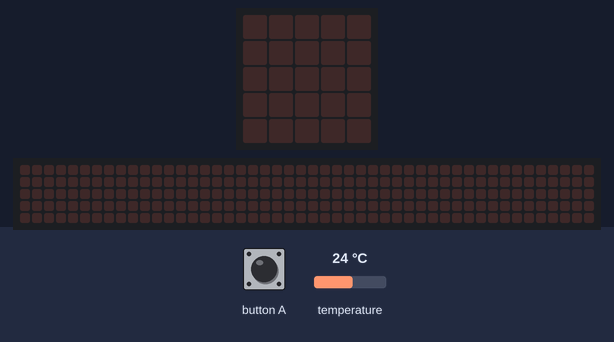
This program was run on a simulated BBC micro:bit (MakeCode). Shown: the board's 5×5 LED display, a strip that is not on the board, showing the scrolling text unrolled. Inputs (shaded band) come from the test bench; at power-on: temperature 24 °C. The 48×5 strip is a reading aid, not a part: it shows the text the display is scrolling, unrolled, one strip-width of it at a time.

Above: at 1.2 s.
1.3 s: button A pressed for 0.15 s
At 4.01 s:
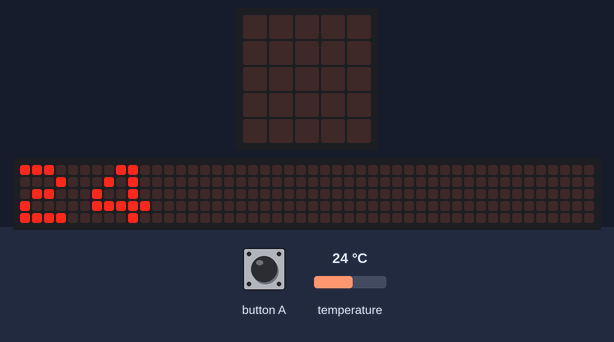
4.3 s: temperature set to 10.4 °C
At 5.5 s:
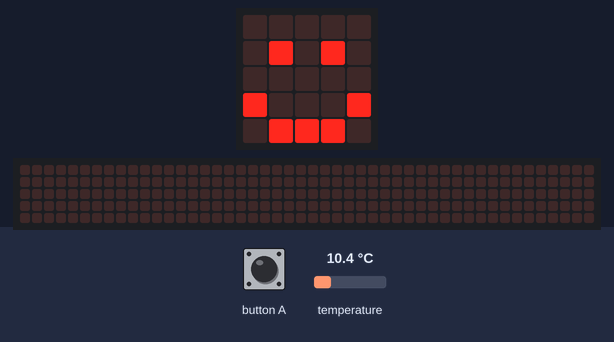
6.6 s: temperature set to 9.5 °C
8.1 s: button A pressed for 0.15 s
At 9.1 s:
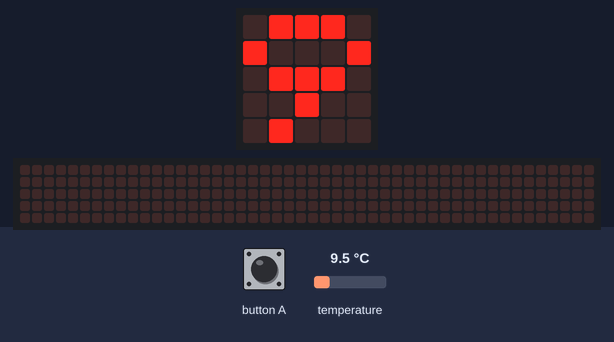
Timing chart, 0 to 11.1 s (numbered marks = the images above; inputs shaded):
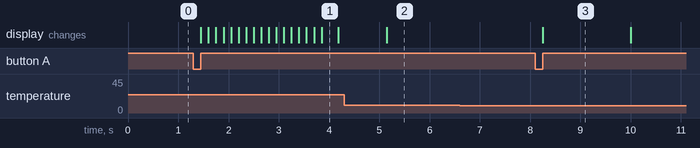

The program:

main.ts
```typescript
input.onButtonPressed(Button.A, function () {
    basic.showNumber(input.temperature())
    basic.pause(1000)
    if (input.temperature() < 10) {
        basic.showIcon(IconNames.Sad)
    } else {
        basic.showIcon(IconNames.Happy)
    }
})
basic.forever(function () {

})
```

test.ts
```typescript
// aquí va el archivo "tests"; esto no se compilará cuando este paquete se utilice como una extensión.
```

Measured:
- after the input at 1.3 s, the display: changes after 0.15 s (image 1)
- after the input at 6.6 s, every drawn part: stays the same
- after the input at 8.1 s, the display: changes after 0.15 s (image 3)
- what the display in image 3 shows lasts 1.7 s, from 8.3 s to 10.0 s
